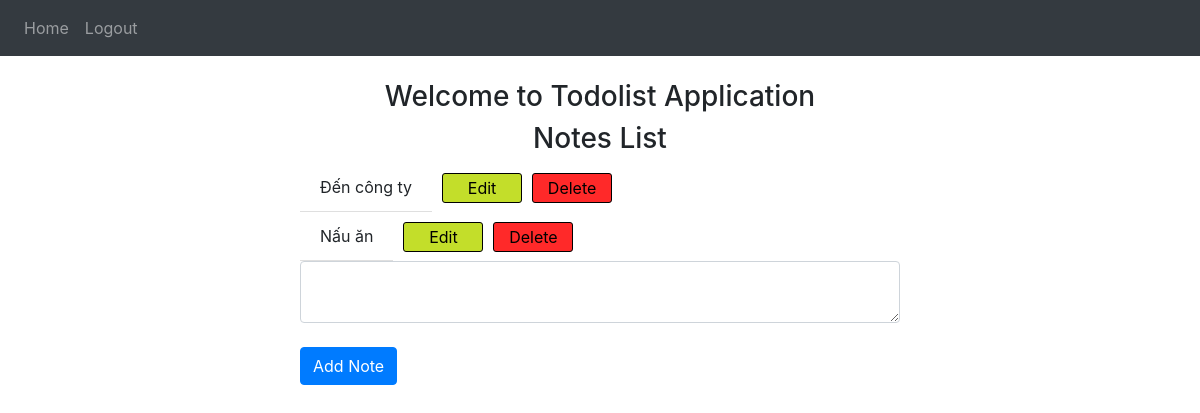
/ (signed in), run on an earlier commit of the app's database.
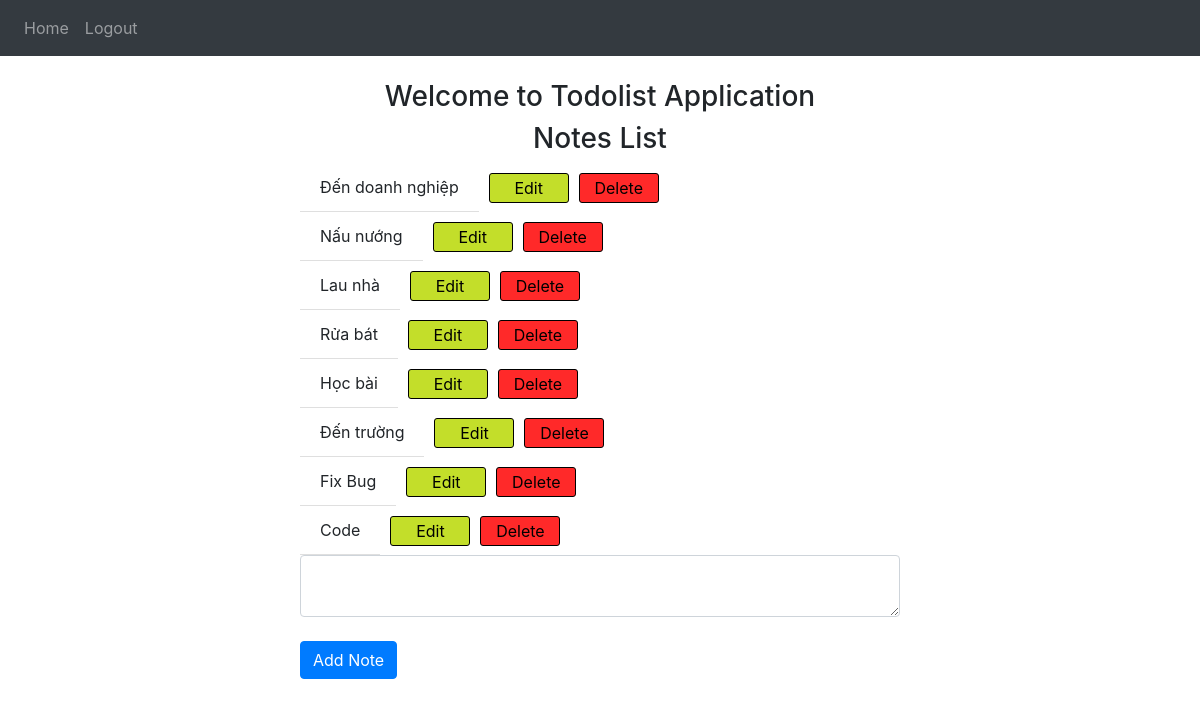
And on a later commit of the database.
### todolist/model.py (models this page shows)
class Note(db.Model):
   id = db.Column(db.Integer, primary_key=True)
   data = db.Column(db.String(10000))
   date = db.Column(db.DateTime(timezone = True), default = func.now( ))
   user_id = db.Column(db.Integer, db.ForeignKey("user.id"))

### todolist/view.py (the view)
@view.route("/", methods=["GET"])
@login_required
def home():
   return render_template("index.html", user=current_user)

### todolist/__init__.py (called while the page is built)
def create_app():
   app = Flask(__name__)
   app.config["SECRET_KEY"] = SECRET_KEY
   app.config["SQLALCHEMY_DATABASE_URI"] = f"sqlite:///{DB_NAME}"
   db.init_app(app)
   from .model import Note, User
   create_database(app)
   from .user import user
   from .view import view
   app.register_blueprint(user)
   app.register_blueprint(view)
   login_manager = LoginManager()
   login_manager.login_view = "user.login"
   login_manager.init_app(app)
   @login_manager.user_loader
   def load_user(id):
      return User.query.get(int(id))
   return app

### todolist/templates/index.html (shortened to what this page needs)
{% extends "base.html" %} {% block title %} Home - Todolist App {% endblock %} {% block
content %}
<div class="homepage-content">
    <div class="homepage-content__heading">
        <h3>Welcome to Todolist Application</h3>
        <h3>Notes List</h3>
    </div>
    <div>
        <ul class="list-group list-group-flush" id="notes">
            {% for note in user.notes%}
            <div class="list-group-item-wrap">
                <li class="list-group-item" data-id="{{note.id}}">{{note.data}}</li>
                <button onclick="editNote(`{{note.id}}`)" class="edit-note-btn">Edit</button>
                <button onclick="deleteNote(`{{note.id}}`)" class="delete-note-btn">Delete</button>
            </div>
            {% endfor %}
        </ul>
        <div>
            <textarea name="new_note" id="new_note" class="form-control"></textarea>
            <button onclick="addNote()" class="btn btn-primary">Add Note</button>
        </div>
    </div>
</div>
{% endblock %}

### todolist/templates/base.html (shortened to what this page needs)
<!DOCTYPE html>
<html lang="en">
  <head>
    <link
      rel="stylesheet"
      href="https://stackpath.bootstrapcdn.com/bootstrap/4.4.1/css/bootstrap.min.css"
    />
    <link
      rel="stylesheet"
      href="https://stackpath.bootstrapcdn.com/font-awesome/4.7.0/css/font-awesome.min.css"
    />
  </head>
  <body>
    <nav
      class="navbar navbar-expand-lg navbar-dark bg-dark justify-content-center"
    >
      <div class="collapse navbar-collapse" id="navbar">
        <div class="navbar-nav">
          {% if user.is_authenticated %}
          <a class="nav-item nav-link" id="home" href="/">Home</a>
          <a class="nav-item nav-link" id="logout" href="/logout">Logout</a>
          {% else %}
          <a class="nav-item nav-link" id="login" href="/login">Login</a>
          <a class="nav-item nav-link" id="register" href="/signup">Register</a>
          {% endif %}
        </div>
      </div>
    </nav>
    <div>{% block content %} {% endblock %}</div>
  </body>
</html>

### todolist/templates/base.html (style rules this page uses)
.form-control { width: 600px; }

### todolist/templates/index.html (style rules this page uses)
.homepage-content { display: flex; align-items: center; justify-content: center; flex-direction: column; }
.homepage-content__heading { text-align: center; }
.list-group-item-wrap { display: flex; align-items: center; }
.edit-note-btn, .delete-note-btn, .save-edit-note-btn { display: inline-block; width: 80px; height: 30px; border: 1px solid #000; border-radius: 3px; }
.edit-note-btn { margin-left: 10px; background-color: rgb(195, 222, 42); }
.delete-note-btn { margin-left: 10px; background-color: rgb(255, 41, 41); }

What changed in the data, as far as the page shows it:
changed Note: data "Đến công ty" → "Đến doanh nghiệp"
changed Note: data "Nấu ăn" → "Nấu nướng"
added Note: data "Lau nhà"
added Note: data "Rửa bát"
added Note: data "Học bài"
added Note: data "Đến trường"
added Note: data "Fix Bug"
added Note: data "Code"
